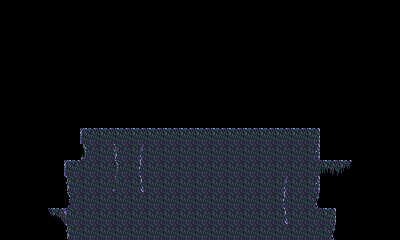

Below is a game level as drawn by its tile map, then a one-line description and the .tmx file that defines it, in full:
An orthogonal 25x15 tile map with 16x16 px tiles, 2 tile layers (Tile Layer 1, Tile Layer 2).

<map version="1.0" tiledversion="1.1.3" orientation="orthogonal" renderorder="right-down" width="25" height="15" tilewidth="16" tileheight="16" infinite="0" nextobjectid="1">
 <tileset firstgid="1" name="base" tilewidth="16" tileheight="16" spacing="1" tilecount="330" columns="22">
  <image source="../../../graphics/game/tiles.png" width="374" height="255" />
 </tileset>
 <layer name="Tile Layer 1" width="25" height="15">
  <data encoding="csv">
0,0,0,0,0,0,0,0,0,0,0,0,0,0,0,0,0,0,0,0,0,0,0,0,0,
0,0,0,0,0,0,0,0,0,0,0,0,0,0,0,0,0,0,0,0,0,0,0,0,0,
0,0,0,0,0,0,0,0,0,0,0,0,0,0,0,0,0,0,0,0,0,0,0,0,0,
0,0,0,0,0,0,0,0,0,0,0,0,0,0,0,0,0,0,0,0,0,0,0,0,0,
0,0,0,0,0,0,0,0,0,0,0,0,0,0,0,0,0,0,0,0,0,0,0,0,0,
0,0,0,0,0,0,0,0,0,0,0,0,0,0,0,0,0,0,0,0,0,0,0,0,0,
0,0,0,0,0,0,0,0,0,0,0,0,0,0,0,0,0,0,0,0,0,0,0,0,0,
0,0,0,0,0,0,0,0,0,0,0,0,0,0,0,0,0,0,0,0,0,0,0,0,0,
0,0,0,0,0,257,256,256,256,256,256,256,256,256,256,256,256,256,256,258,0,0,0,0,0,
0,0,0,0,0,306,323,323,323,323,323,323,323,323,323,323,323,323,323,259,0,0,0,0,0,
0,0,0,0,257,323,322,322,322,322,322,322,322,322,322,322,322,322,322,322,302,303,0,0,0,
0,0,0,0,262,323,322,322,322,322,322,322,322,322,322,322,322,322,322,259,0,0,0,0,0,
0,0,0,0,284,323,322,322,322,322,322,322,322,322,322,322,322,322,322,263,0,0,0,0,0,
0,0,0,301,282,323,322,322,322,322,322,322,322,322,322,322,322,322,322,322,258,0,0,0,0,
0,0,0,0,262,323,322,322,322,322,322,322,322,322,322,322,322,322,322,322,263,0,0,0,0
</data>
 </layer>
 <layer name="Tile Layer 2" width="25" height="15">
  <data encoding="csv">
0,0,0,0,0,0,0,0,0,0,0,0,0,0,0,0,0,0,0,0,0,0,0,0,0,
0,0,0,0,0,0,0,0,0,0,0,0,0,0,0,0,0,0,0,0,0,0,0,0,0,
0,0,0,0,0,0,0,0,0,0,0,0,0,0,0,0,0,0,0,0,0,0,0,0,0,
0,0,0,0,0,0,0,0,0,0,0,0,0,0,0,0,0,0,0,0,0,0,0,0,0,
0,0,0,0,0,0,0,0,0,0,0,0,0,0,0,0,0,0,0,0,0,0,0,0,0,
0,0,0,0,0,0,0,0,0,0,0,0,0,0,0,0,0,0,0,0,0,0,0,0,0,
0,0,0,0,0,0,0,0,0,0,0,0,0,0,0,0,0,0,0,0,0,0,0,0,0,
0,0,0,0,0,0,0,0,0,0,0,0,0,0,0,0,0,0,0,0,0,0,0,0,0,
0,0,0,0,0,0,0,0,0,0,0,0,0,0,0,0,0,0,0,0,0,0,0,0,0,
0,0,0,0,0,284,0,262,263,0,0,0,0,0,0,0,0,0,0,0,0,0,0,0,0,
0,0,0,0,0,0,0,284,285,0,0,0,0,0,0,0,0,0,0,0,0,0,0,0,0,
0,0,0,0,0,0,0,306,307,0,0,0,0,0,0,0,0,263,0,0,0,0,0,0,0,
0,0,0,0,0,0,0,324,325,0,0,0,0,0,0,0,0,285,0,0,0,0,0,0,0,
0,0,0,0,0,0,0,0,0,0,0,0,0,0,0,0,0,307,0,0,0,0,0,0,0,
0,0,0,0,0,0,0,0,0,0,0,0,0,0,0,0,0,0,0,0,0,0,0,0,0
</data>
 </layer>
</map>
